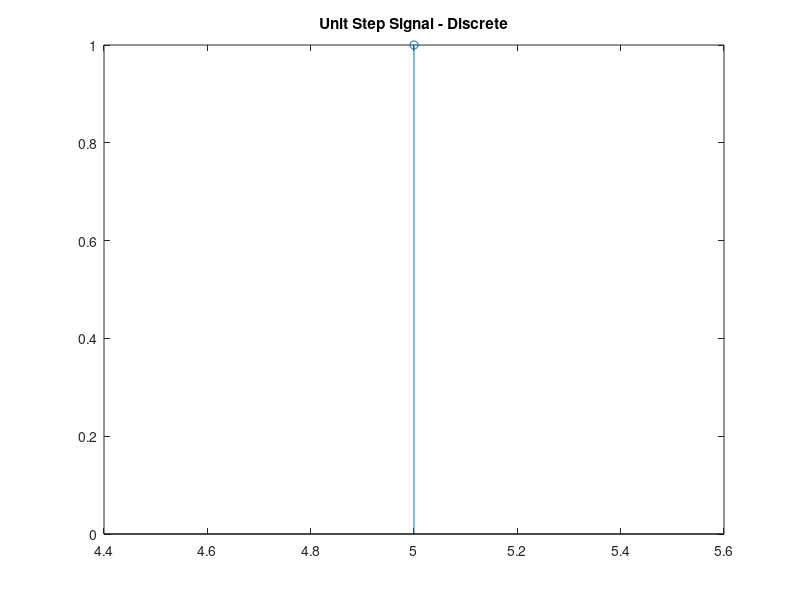

Reproduce this figure in MATLAB.
n1 = input('Enter the lower limit: ');
n2 = input('Enter the upper limit: ');

n = n1:n2;
x = [n>=0];
stem(n,x);
title('Unit Step Signal - Discrete');
